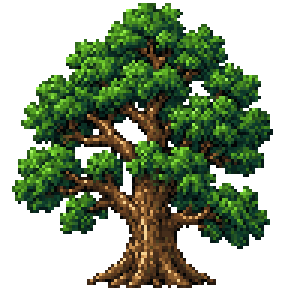
#> input picture docs/art-review/trees/dab_duzy_new-96x96.png, 96 x 96 px (shown 3 times larger)
$ python recolor_trees.py
#> lines starting #> are read from the running program, lines starting #| are printed output that depends on the picture; after the words box and inside, x2 and y2 are one past the last pixel; in counts of white or black regions, pixels touching at a corner belong together
"""Ujednolicenie palety drzew lasu -> jeden biom, gatunki nadal rozpoznawalne.

Uruchom:  python tools/recolor_trees.py            (testy + podglady, NIC nie pisze)
          python tools/recolor_trees.py --zapisz <gatunek> <wariant>
                                                 (np. --zapisz dab BALANCED)

── PODEJSCIE (to samo co pierwszy pass debu) ─────────────────────────────
Per-piksel korekta HSV, LUT po unikalnych kolorach sprite'a (~60-70 szt.).
- korekta HUE (ku zieleni rodziny) i SATURATION (w dol),
- VALUE ZOSTAJE NIETKNIETE -> struktura swiatlo/polcien/cien zachowana,
- mapowanie ciagle i ~monotoniczne -> zaden kolor nie zlewa sie z sasiadem,
- zero: posterize / downscale / upscale / blur / sharpen / dithering / AI /
  re-pixel. Sylwetka, pien, galezie, rozdzielczosc, liczba wariantow bez zmian.

── RODZINA LASU (audyt: scratchpad/tree_palette_audit.py) ────────────────
Odniesienie = swierk + grab + olcha (juz czytaja sie jako jeden biom).
Pasma zieleni po value (shadow / mid / light), mediana:
        hue ~164 / 131 / 85      sat ~0.81 / 0.62 / 0.70

Odchylenia gatunkow (Δ do rodziny, pasmo mid / light):
  swierk grab olcha : w rodzinie                             -> LEAVE
  buk    : val +0.21/+0.29 (jasna korona, CHRONIONA),
           hue -8/-6, sat +0.08/+0.03                        -> SUBTLE (hue+sat, val bez zmian)
  brzoza : hue -36/-11 (mocno zolta), sat/val ok             -> SUBTLE (sam hue)
  dab    : sat +0.19/+0.24 (przesycony w kazdym pasmie),
           hue -9/-9 (zolty)                                  -> BALANCED / MID

── WARIANTY DEBU ────────────────────────────────────────────────────────
  SUBTLE   hue_pull 0.45  sat_scale 0.86   (sat ~0.78)
  MID      hue_pull 0.60  sat_scale 0.82   (sat ~0.75, hue jasnych ~108) <- prosba autora
  BALANCED hue_pull 0.75  sat_scale 0.78   (sat ~0.71, ~rodzina)
"""
import argparse
import colorsys
import os

import numpy as np
from PIL import Image

TR = os.path.normpath(os.path.join(os.path.dirname(__file__), "..", "docs", "art-review", "trees"))

# sprite'y w atlasie forrest (docs/forrest_atlas.json), per gatunek
ATLAS = {
    "dab": ["dab_duzy_new-96x96.png", "dab_duzy2_new-96x96.png",
            "dab_sredni_new-64x64.png", "dab_maly_new-32x64.png"],
    "buk": ["buk_duzy_new-96x96.png", "buk_sredni_new-64x64.png", "buk_maly_new-32x64.png"],
    "brzoza": ["brzoza_duza_new-64x96.png", "brzoza_duza2_new-64x96.png", "brzoza_duza3_new-64x96.png",
               "brzoza_srednia_new-64x64.png", "brzoza_srednia2_new-64x64.png", "brzoza_mala_new-32x64.png"],
    "swierk": ["swierk_duzy_new-64x96.png", "swierk_duzy2_new-64x96.png", "swierk_duzy3_new-64x96.png",
               "swierk_sredni_new-64x64.png", "swierk_maly_new-32x64.png", "swierk_maly2_new-32x64.png"],
    "grab": ["grab_duzy_new-64x96.png", "grab_duzy2_new-64x96.png", "grab_duzy3_new-64x96.png",
             "grab_sredni_new-64x64.png", "grab_sredni2_new-64x64.png", "grab_maly_new-32x64.png"],
    "olcha": ["olcha_duza_new-64x96.png", "olcha_duza2_new-64x96.png", "olcha_duza3_new-64x96.png",
              "olcha_srednia_new-64x64.png", "olcha_srednia2_new-64x64.png", "olcha_mala_new-32x64.png"],
}

# profile korekty. sat_floor: nie schodz ponizej src_sat * floor (chron cien).
# trunk_compress: kompresja kontrastu pnia ku jego medianie (0 = nie ruszaj).
PROFILES = {
    "dab": {
        "SUBTLE":   dict(target_hue=112, hue_pull=0.45, sat_scale=0.86, sat_floor=0.62, trunk_compress=0.10),
        "MID":      dict(target_hue=112, hue_pull=0.60, sat_scale=0.82, sat_floor=0.62, trunk_compress=0.14),
        "BALANCED": dict(target_hue=112, hue_pull=0.75, sat_scale=0.78, sat_floor=0.60, trunk_compress=0.18),
    },
    "brzoza": {
        "SUBTLE":   dict(target_hue=116, hue_pull=0.35, sat_scale=1.00, sat_floor=1.00, trunk_compress=0.0),
    },
    "buk": {
        "SUBTLE":   dict(target_hue=118, hue_pull=0.30, sat_scale=0.93, sat_floor=0.80, trunk_compress=0.0),
    },
}

TRUNK_MID = {"dab": 0.32, "buk": 0.345, "brzoza": 0.282}  # mediana V pnia (audyt)


def recolor_rgba(arr, p, species):
    out = arr.copy()
    rgb = out[:, :, :3]
    alpha = out[:, :, 3]
    uniq = np.unique(rgb[alpha > 0].reshape(-1, 3), axis=0)
    tmid = TRUNK_MID.get(species, 0.30)
    lut = {}
    for c in uniq:
        r, g, b = (int(c[0]) / 255.0, int(c[1]) / 255.0, int(c[2]) / 255.0)
        h, s, v = colorsys.rgb_to_hsv(r, g, b)
        hd = h * 360.0
        nr, ng, nb = r, g, b
        if 50.0 < hd < 175.0 and s > 0.15:
            # ── zielen korony ──────────────────────────────────────────
            wsat = min(1.0, max(0.0, (s - 0.12) / 0.5))       # przygaszone piksele ledwo ruszamy
            th = p["target_hue"]
            hd2 = hd + (th - hd) * p["hue_pull"] * wsat if hd < th else hd
            hd2 = min(hd2, max(hd, th + 4.0))                 # nigdy nie przeskocz celu
            s2 = s * p["sat_scale"]
            s2 = max(s2, s * p["sat_floor"])
            nr, ng, nb = colorsys.hsv_to_rgb(hd2 / 360.0, s2, v)   # V bez zmian
        elif p["trunk_compress"] > 0 and (hd < 45.0 or hd > 330.0) and s > 0.13 and v < 0.78:
            # ── braz pnia: kompresja kontrastu ku medianie ─────────────
            v2 = v + (tmid - v) * p["trunk_compress"]
            nr, ng, nb = colorsys.hsv_to_rgb(h, s, v2)
        lut[tuple(int(x) for x in c)] = tuple(int(round(x * 255)) for x in (nr, ng, nb))

    flat = rgb.reshape(-1, 3)
    res = flat.copy()
    for src, dst in lut.items():
        res[np.all(flat == src, axis=1)] = dst
    out[:, :, :3] = res.reshape(rgb.shape)
    return out, len(lut)


def load(name):
#> called with name = 'dab_duzy_new-96x96.png'
    return np.array(Image.open(os.path.join(TR, name)).convert("RGBA"))
#> returned value is the input picture: shape (96, 96, 4); mean R, G, B, A 29.1, 44.5, 18.3, 140.8


def zoom(im, k):
    return Image.fromarray(im).resize((im.shape[1] * k, im.shape[0] * k), Image.NEAREST)


def build_test(species, hero, variants):
    base = load(hero)
    ims = [("CURRENT", base)]
    for v in variants:
        rec, n = recolor_rgba(base, PROFILES[species][v], species)
        ims.append((v, rec))
        print(f"  {species}/{v}: LUT {n} kolorow")
#> this loop made 3 passes
#|   dab/SUBTLE: LUT 64 kolorow
#|   dab/MID: LUT 64 kolorow
#|   dab/BALANCED: LUT 64 kolorow
#> pass 1, in recolor_rgba, `rgb = out[:, :, :3]`:
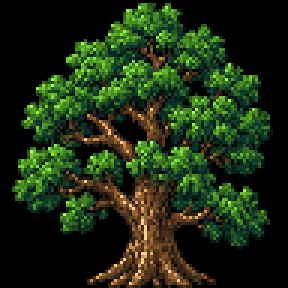
#> rgb: shape (96, 96, 3) (shown 3 times larger); mean R, G, B 29.1, 44.5, 18.3
#> pass 1, in recolor_rgba, `alpha = out[:, :, 3]`:
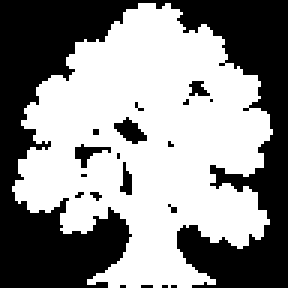
#> alpha: shape (96, 96) (shown 3 times larger); 55.2% white; 19 black regions (14 under 20 px), largest, box (x1, y1, x2, y2) and area: (0, 0, 96, 96) 3939, (38, 39, 49, 48) 53, (25, 48, 37, 56) 40, (40, 54, 44, 65) 27, (63, 27, 70, 32) 23
#> pass 2, in build_test, `rec, n = recolor_rgba(base, PROFILES[species][v], species)`:
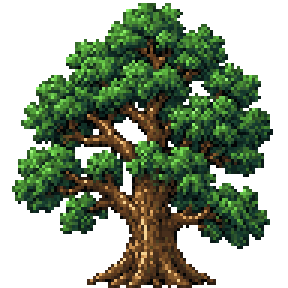
#> rec: shape (96, 96, 4) (shown 3 times larger); mean R, G, B, A 30.6, 44.5, 22.4, 140.8; transparent parts drawn white
#> after the loop, ims = 4 items
    h, w = base.shape[:2]
#> h = 96; w = 96
    K, GAP = 5, 12
    strip = np.zeros((h * K, (w * K + GAP) * len(ims) - GAP, 4), np.uint8)
#> strip: shape (480, 1956, 4); every value is 0
    for i, (_, im) in enumerate(ims):
        strip[:, i * (w * K + GAP): i * (w * K + GAP) + w * K] = np.array(zoom(im, K))
#> this loop made 4 passes
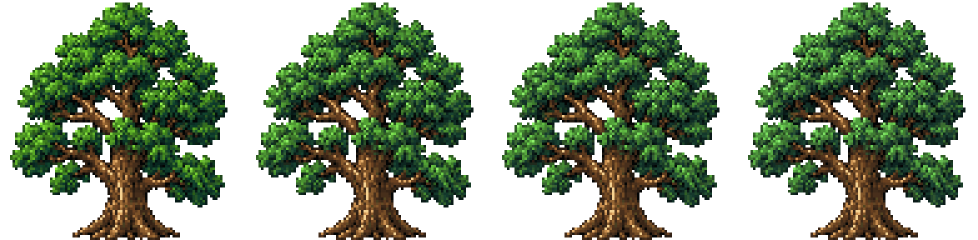
#> strip: shape (480, 1956, 4) (shown at 1/2 size); mean of channels 0, 1, 2, 3 29.7, 43.7, 20.9, 138.2; transparent parts drawn white
    fname = "oak_color_test.png" if species == "dab" else f"{species}_color_test.png"
    out = os.path.join(TR, fname)
    Image.fromarray(strip).save(out)
    print(f"  -> {out}   ({' | '.join(n for n, _ in ims)})")
#|   -> docs/art-review/trees/oak_color_test.png   (CURRENT | SUBTLE | MID | BALANCED)


if __name__ == "__main__":
    ap = argparse.ArgumentParser()
    ap.add_argument("--zapisz", nargs=2, metavar=("GATUNEK", "WARIANT"))
    a = ap.parse_args()

    if a.zapisz:
        sp, var = a.zapisz
        for name in ATLAS[sp]:
            arr = load(name)
            rec, n = recolor_rgba(arr, PROFILES[sp][var], sp)
            Image.fromarray(rec).save(os.path.join(TR, name))
            print(f"ZAPIS {name}  ({sp}/{var}, LUT {n})")
        print("\n[!] To nadpisalo sprite'y zrodlowe. Atlas forrest.png trzeba przebudowac:")
        print("   python tools/build_forrest_atlas.py --zapisz")
    else:
        print("oak_color_test — CURRENT | SUBTLE | MID | BALANCED")
        build_test("dab", "dab_duzy_new-96x96.png", ["SUBTLE", "MID", "BALANCED"])
        print("brzoza_color_test — CURRENT | SUBTLE")
        build_test("brzoza", "brzoza_duza_new-64x96.png", ["SUBTLE"])
#> (the run stopped early here; a loop or call above may not have finished)

$ run again, with docs/art-review/trees/dab_duzy3_new-96x96.png copied over docs/art-review/trees/dab_duzy_new-96x96.png
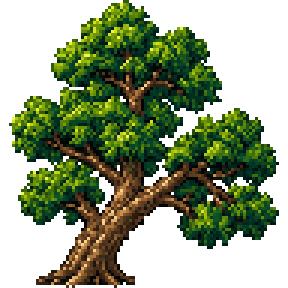
#> input picture docs/art-review/trees/dab_duzy3_new-96x96.png, 96 x 96 px (shown 3 times larger)
#> in load, returned value is the input picture: shape (96, 96, 4); mean R, G, B, A 29.4, 42, 13.1, 135.7
#> the loop in build_test, `for v in variants:` made 3 passes
#|   dab/SUBTLE: LUT 64 kolorow
#|   dab/MID: LUT 64 kolorow
#|   dab/BALANCED: LUT 64 kolorow
#> pass 1, in recolor_rgba, `alpha = out[:, :, 3]`:
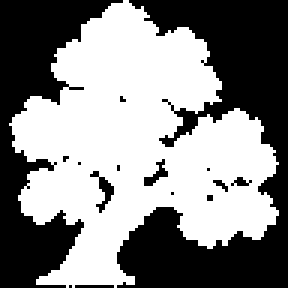
#> alpha: shape (96, 96) (shown 3 times larger); 53.2% white; 15 black regions (11 under 20 px), largest, box (x1, y1, x2, y2) and area: (39, 0, 96, 96) 2579, (0, 0, 41, 96) 1615, (30, 57, 38, 71) 38, (48, 53, 56, 62) 28
#> after the loop in build_test, `for v in variants:`: ims = 4 items
#> the loop in build_test, `for i, (_, im) in enumerate(ims):` made 4 passes
#> after the loop in build_test, `for i, (_, im) in enumerate(ims):`:
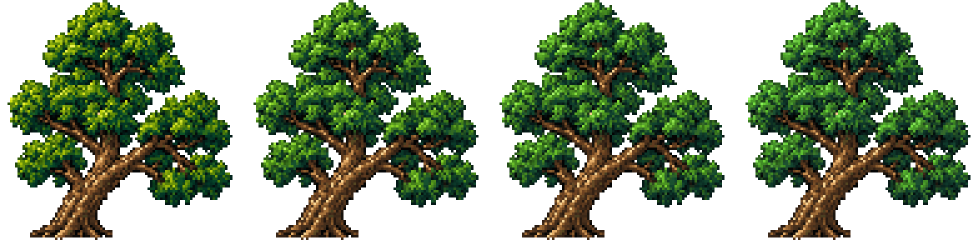
#> strip: shape (480, 1956, 4) (shown at 1/2 size); mean of channels 0, 1, 2, 3 27.1, 41.2, 16.2, 133.2; transparent parts drawn white
#|   -> docs/art-review/trees/oak_color_test.png   (CURRENT | SUBTLE | MID | BALANCED)

$ run again, with docs/art-review/trees/beech_duzy2_isolated.png copied over docs/art-review/trees/dab_duzy_new-96x96.png
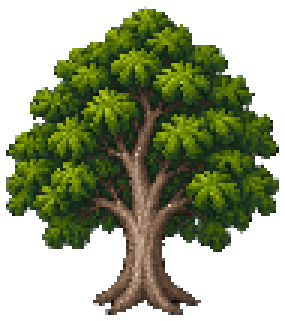
#> input picture docs/art-review/trees/beech_duzy2_isolated.png, 95 x 107 px (shown 3 times larger)
#> in load, returned value is the input picture: shape (107, 95, 4); mean R, G, B, A 37, 45, 13.8, 137.4
#> the loop in build_test, `for v in variants:` made 3 passes
#|   dab/SUBTLE: LUT 60 kolorow
#|   dab/MID: LUT 60 kolorow
#|   dab/BALANCED: LUT 60 kolorow
#> pass 1, in build_test, `rec, n = recolor_rgba(base, PROFILES[species][v], species)`:
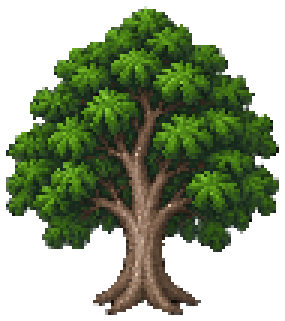
#> rec: shape (107, 95, 4) (shown 3 times larger); mean R, G, B, A 32.4, 44.8, 17.7, 137.4; transparent parts drawn white
#> after the loop in build_test, `for v in variants:`: ims = 4 items
#> the loop in build_test, `for i, (_, im) in enumerate(ims):` made 4 passes
#> after the loop in build_test, `for i, (_, im) in enumerate(ims):`:
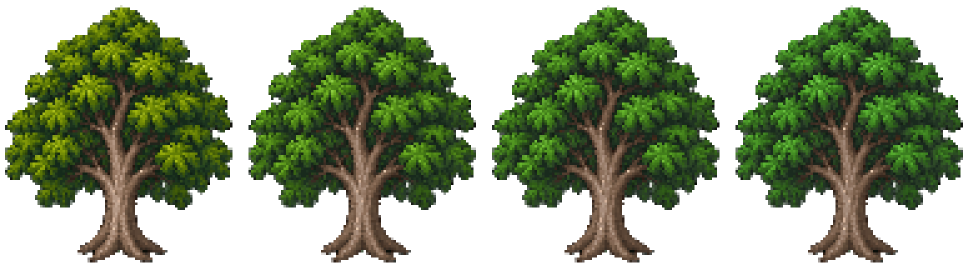
#> strip: shape (535, 1936, 4) (shown at 1/2 size); mean of channels 0, 1, 2, 3 32, 44, 17.3, 134.8; transparent parts drawn white
#|   -> docs/art-review/trees/oak_color_test.png   (CURRENT | SUBTLE | MID | BALANCED)

$ run again, with docs/art-review/trees/beech_maly_isolated.png copied over docs/art-review/trees/dab_duzy_new-96x96.png
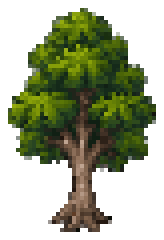
#> input picture docs/art-review/trees/beech_maly_isolated.png, 41 x 60 px (shown 4 times larger)
#> in load, returned value is the input picture: shape (60, 41, 4); mean R, G, B, A 29.9, 36.8, 11.1, 118.9
#> the loop in build_test, `for v in variants:` made 3 passes
#|   dab/SUBTLE: LUT 56 kolorow
#|   dab/MID: LUT 56 kolorow
#|   dab/BALANCED: LUT 56 kolorow
#> pass 1, in recolor_rgba, `alpha = out[:, :, 3]`:
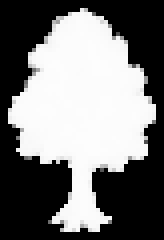
#> alpha: shape (60, 41) (shown 4 times larger); min 0, max 253, mean 118.9
#> after the loop in build_test, `for v in variants:`: ims = 4 items
#> the loop in build_test, `for i, (_, im) in enumerate(ims):` made 4 passes
#> after the loop in build_test, `for i, (_, im) in enumerate(ims):`:
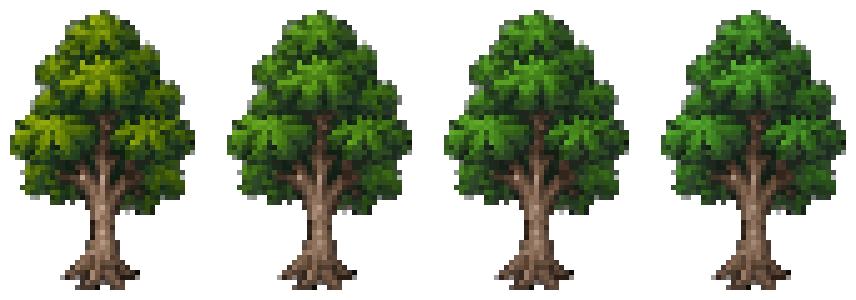
#> strip: shape (300, 856, 4); mean of channels 0, 1, 2, 3 25.5, 35.2, 13.6, 113.9; transparent parts drawn white
#|   -> docs/art-review/trees/oak_color_test.png   (CURRENT | SUBTLE | MID | BALANCED)
